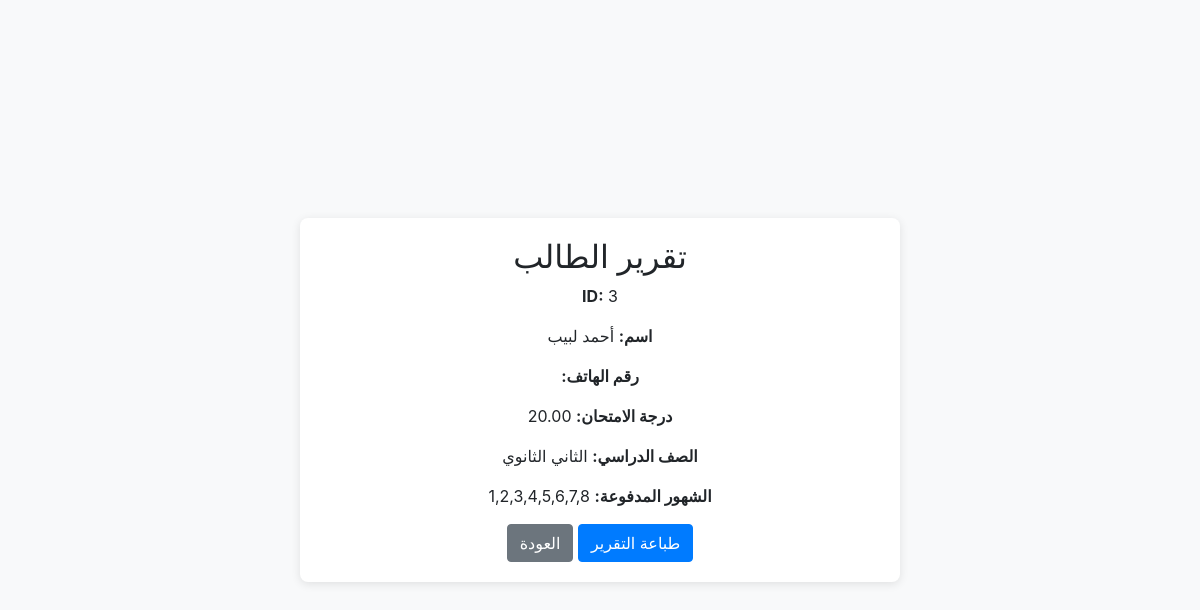
Screenshot of /report.php?id=3 (signed in) with the database file from the repository.
### tables this page shows
CREATE TABLE `students` (
  `id` int(11) NOT NULL,
  `name` varchar(100) NOT NULL,
  `phone` varchar(15) DEFAULT NULL,
  `exam_score` decimal(5,2) DEFAULT NULL,
  `grade` varchar(15) DEFAULT NULL,
  `months_paid` text DEFAULT NULL
);

### report.php (the view, shortened to what this page needs)
<?php
require('config.php');
$id = intval($_GET['id']);
$stmt = $conn->prepare("SELECT * FROM students WHERE id = ?");
$stmt->bind_param("i", $id);
$stmt->execute();
$result = $stmt->get_result();
$student = $result->fetch_assoc();
?>
<!DOCTYPE html>
<html lang="ar">
<head>
    <link rel="stylesheet" href="https://stackpath.bootstrapcdn.com/bootstrap/4.5.2/css/bootstrap.min.css">
</head>
<body>
<div class="container">
    <h2 class="text-center">تقرير الطالب</h2>
    <div class="mb-3">
        <strong>ID:</strong> <?= htmlspecialchars($student['id']) ?>
    </div>
    <div class="mb-3">
        <strong>اسم:</strong> <?= htmlspecialchars($student['name']) ?>
    </div>
    <div class="mb-3">
        <strong>رقم الهاتف:</strong> <?= htmlspecialchars($student['phone']) ?>
    </div>
    <div class="mb-3">
        <strong>درجة الامتحان:</strong> <?= htmlspecialchars($student['exam_score']) ?>
    </div>
    <div class="mb-3">
        <strong>الصف الدراسي:</strong> <?= htmlspecialchars($student['grade']) ?>
    </div>
    <div class="mb-3">
        <strong>الشهور المدفوعة:</strong> <?= htmlspecialchars($student['months_paid']) ?>
    </div>
    <div class="no-print">
        <button onclick="printReport()" class="btn btn-primary">طباعة التقرير</button>
        <a href="index.php" class="btn btn-secondary">العودة</a>
    </div>
</div>
</body>
</html>

### report.php (style rules this page uses)
body { background-color: #f8f9fa; display: flex; justify-content: center; align-items: center; height: 100vh; margin: 0; }
.container { background: white; padding: 20px; border-radius: 8px; box-shadow: 0 2px 10px rgba(0, 0, 0, 0.1); width: 80%; max-width: 600px; direction: rtl; text-align: center; }

### rows the page displays
students: id "3", name "أحمد لبيب", exam_score "20.00", grade "الثاني الثانوي", months_paid "1,2,3,4,5,6,7,8"
